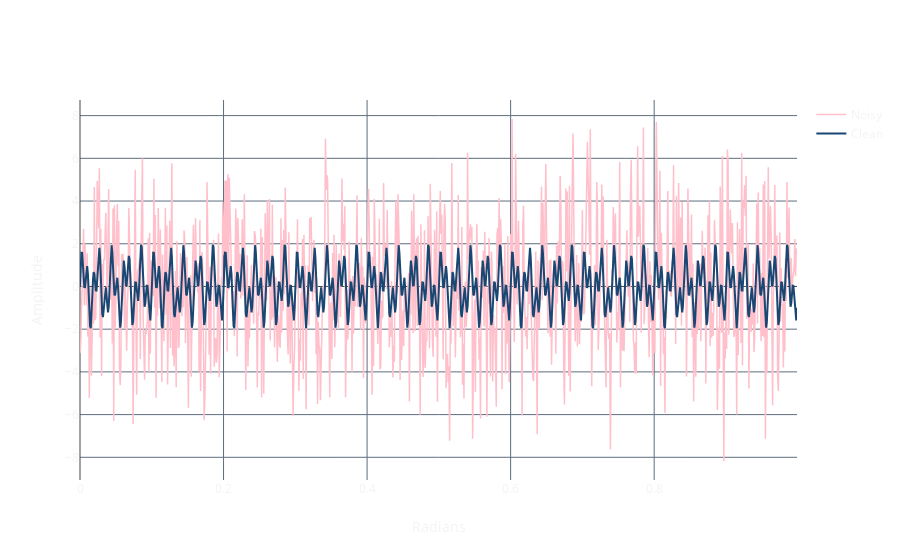

The cell this chart's notebook holds for it:
### Code cell
fig = go.Figure()
fig.add_trace(
    go.Scatter(
        x=t,
        y=f,
        line={'color': 'pink', 'width': 1.5},
        name='Noisy'
    )
)
fig.add_trace(
    go.Scatter(
        x=t,
        y=f_clean,
        line={'color': '#194773', 'width': 2},
        name='Clean'
    )
)
fig.update_layout(
    xaxis_title='Radians',
    yaxis_title='Amplitude' 
)
display(Markdown(f"### **Artificial Signal and $Signal + Noise$**"))
fig

### Figure 1 — Plotly figure (JSON) as saved in the notebook; plotly's stock layout.template omitted (floating-point values rounded to 4 significant figures; data arrays with more than 128 entries replaced by an {"elided": "..."} marker saying what was removed)
{"data": [{"line": {"color": "pink", "width": 1.5}, "name": "Noisy", "type": "scatter", "x": {"elided": "1000 float values"}, "y": {"elided": "1000 float values"}}, {"line": {"color": "#194773", "width": 2}, "name": "Clean", "type": "scatter", "x": {"elided": "1000 float values"}, "y": {"elided": "1000 float values"}}], "layout": {"xaxis": {"title": {"text": "Radians"}}, "yaxis": {"title": {"text": "Amplitude"}}}}
